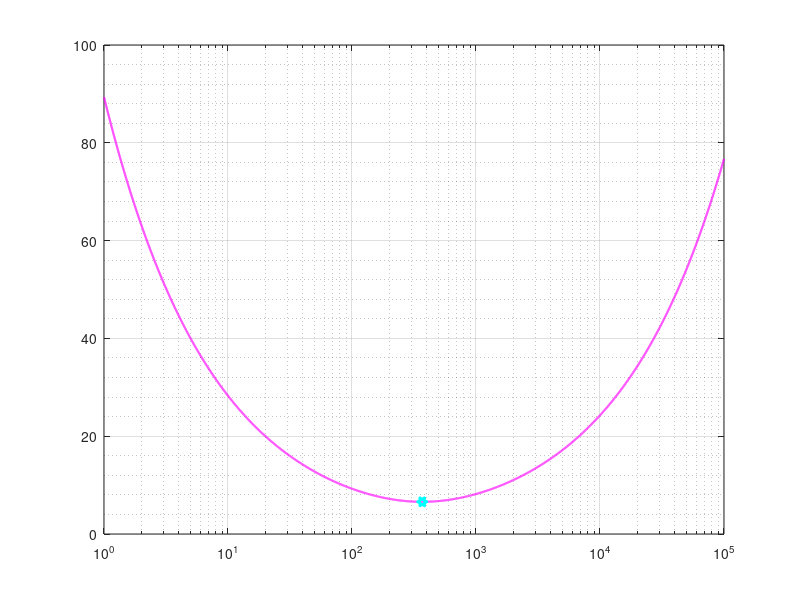

This figure's MATLAB source: (Note: this script raises an error after producing the figure.)
clc; clear;

rm = 997; % [kg/m^3]
rp = 1.225; % [kg/m^3]
sigma = 72e-3; % [N/m]
g = 9.81; % [m/sec^2]

k = logspace(0, 5, 10000);

u_cr = (((rm - rp)*g./k+sigma*k)./(rp*rm)*(rp+rm)).^0.5;

colors = cool(2);

for i = 2:length(u_cr)
    if u_cr(i-1)<u_cr(i)
        break
    end
end
i = i-1;

fig1 = figure(1);

semilogx(k, u_cr, "LineWidth",1.5, "Color",colors(2,:))
hold all
semilogx(k(i), u_cr(i),"hexagram", "LineWidth",4, "Color",colors(1,:))
grid on 
grid minor
ylabel("$U\left[\frac{\mathrm{m}}{\mathrm{sec}}\right]$", FontSize=20,Interpreter="latex")
xlabel("$k\left[\frac{1}{\mathrm{m}}\right]$", FontSize=20,Interpreter="latex")
title("$U$ as a Function of Wave Number $\left(k\right)$", "FontSize",20, Interpreter="latex")
% exportgraphics(fig1, 'graph1.png','Resolution',300);